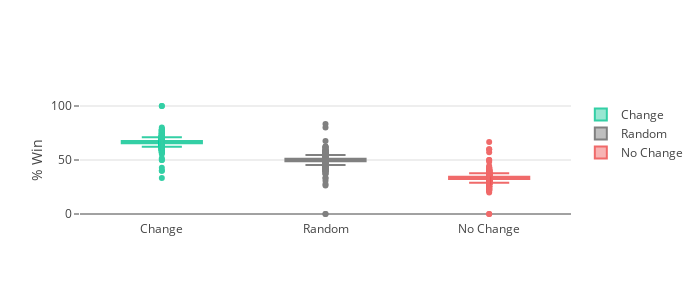

Here is the notebook cell this chart was saved with:
### Code cell
plotResult(win_change, win_nochange, win_rand, games, plot='box', output='fig')

### Figure 1 — Plotly figure (JSON) as saved in the notebook; plotly's stock layout.template omitted (floating-point values rounded to 4 significant figures; data arrays with more than 128 entries replaced by an {"elided": "..."} marker saying what was removed)
{"data": [{"boxpoints": "all", "jitter": 0, "line": {"color": "#33CFA5"}, "name": "Change", "pointpos": 0, "type": "box", "uid": "b6c97b7a-2ae2-11e9-a062-dca904777f27", "y": {"elided": "2000 float values"}}, {"boxpoints": "all", "jitter": 0, "line": {"color": "gray"}, "name": "Random", "pointpos": 0, "type": "box", "uid": "b6c97e0c-2ae2-11e9-87aa-dca904777f27", "y": {"elided": "2000 float values"}}, {"boxpoints": "all", "jitter": 0, "line": {"color": "#F06A6A"}, "name": "No Change", "pointpos": 0, "type": "box", "uid": "b6c97f3a-2ae2-11e9-ae7e-dca904777f27", "y": {"elided": "2000 float values"}}], "layout": {"autosize": false, "height": 300, "title": "", "width": 700, "yaxis": {"gridwidth": 2, "ticklen": 5, "title": "% Win"}}}
